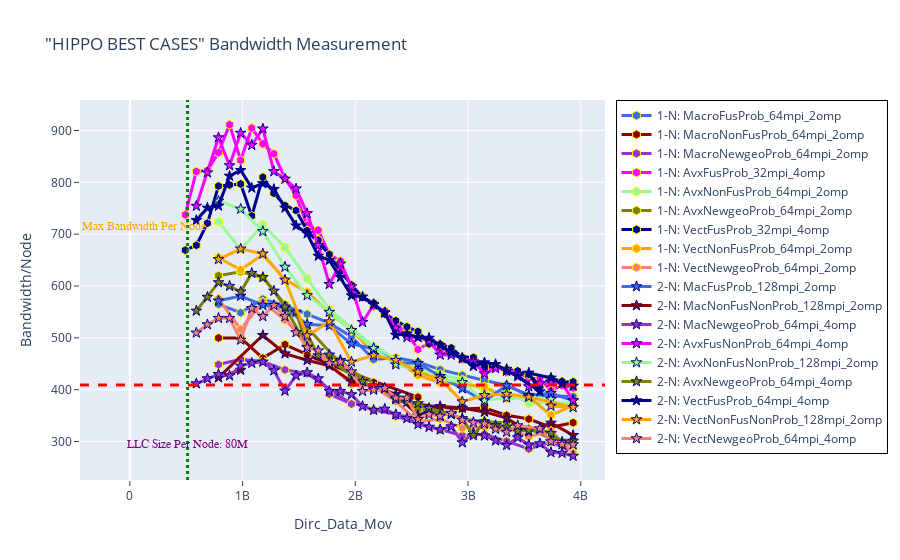

Notebook code cell kept with this figure:
### Markdown cell above
# Bandwidth HIPPO BEST CASES

### Code cell
fig = go.Figure() 

# Node 1
# Macro
fig.add_trace(go.Scatter(x=(dfn1MacFusProb_64mpi_2omp.Dirc_Data_Mov*(dfn1MacFusProb_64mpi_2omp.MPI_size)), 
                         y=(dfn1MacFusProb_64mpi_2omp.BAND*(dfn1MacFusProb_64mpi_2omp.MPI_size)), 
                         mode='lines+markers', 
                         name='1-N: MacroFusProb_64mpi_2omp',
                         line=dict(color='royalblue',width=3),
                         marker=dict(symbol='hexagon',size=9,line=dict(color='yellow',width=1))))

fig.add_trace(go.Scatter(x=(dfn1MacNonFusProb_64mpi_2omp.Dirc_Data_Mov*(dfn1MacNonFusProb_64mpi_2omp.MPI_size)), 
                         y=(dfn1MacNonFusProb_64mpi_2omp.BAND*(dfn1MacNonFusProb_64mpi_2omp.MPI_size)), 
                         mode='lines+markers', 
                         name='1-N: MacroNonFusProb_64mpi_2omp',
                         line=dict(color='darkred',width=3),
                         marker=dict(symbol='hexagon',size=9, line=dict(color='yellow',width=1))))

fig.add_trace(go.Scatter(x=(dfn1MacNewgeoProb_64mpi_2omp.Dirc_Data_Mov*(dfn1MacNewgeoProb_64mpi_2omp.MPI_size)), 
                         y=(dfn1MacNewgeoProb_64mpi_2omp.BAND*(dfn1MacNewgeoProb_64mpi_2omp.MPI_size)), 
                         mode='lines+markers', 
                         name='1-N: MacroNewgeoProb_64mpi_2omp',
                         line=dict(color='darkorchid',width=3),
                         marker=dict(symbol='hexagon',size=9, line=dict(color='yellow',width=1))))

# AVX

fig.add_trace(go.Scatter(x=(dfn1AvxFusProb_32mpi_4omp.Dirc_Data_Mov*(dfn1AvxFusProb_32mpi_4omp.MPI_size)), 
                         y=(dfn1AvxFusProb_32mpi_4omp.BAND*(dfn1AvxFusProb_32mpi_4omp.MPI_size)), 
                         mode='lines+markers', 
                         name='1-N: AvxFusProb_32mpi_4omp',
                         line=dict(color='magenta',width=3),
                         marker=dict(symbol='hexagon',size=9, line=dict(color='yellow',width=1))))

fig.add_trace(go.Scatter(x=(dfn1AvxNonFusProb_64mpi_2omp.Dirc_Data_Mov*(dfn1AvxNonFusProb_64mpi_2omp.MPI_size)), 
                         y=(dfn1AvxNonFusProb_64mpi_2omp.BAND*(dfn1AvxNonFusProb_64mpi_2omp.MPI_size)), 
                         mode='lines+markers', 
                         name='1-N: AvxNonFusProb_64mpi_2omp',
                         line=dict(color='palegreen',width=3),
                         marker=dict(symbol='hexagon',size=9, line=dict(color='yellow',width=1))))

fig.add_trace(go.Scatter(x=(dfn1AvxNewgeoProb_64mpi_2omp.Dirc_Data_Mov*(dfn1AvxNewgeoProb_64mpi_2omp.MPI_size)), 
                         y=(dfn1AvxNewgeoProb_64mpi_2omp.BAND*(dfn1AvxNewgeoProb_64mpi_2omp.MPI_size)), 
                         mode='lines+markers', 
                         name='1-N: AvxNewgeoProb_64mpi_2omp',
                         line=dict(color='olive',width=3),
                         marker=dict(symbol='hexagon',size=9, line=dict(color='yellow',width=1))))

# VECT

fig.add_trace(go.Scatter(x=(dfn1VectFusProb_32mpi_4omp.Dirc_Data_Mov*(dfn1VectFusProb_32mpi_4omp.MPI_size)), 
                         y=(dfn1VectFusProb_32mpi_4omp.BAND*(dfn1VectFusProb_32mpi_4omp.MPI_size)), 
                         mode='lines+markers', 
                         name='1-N: VectFusProb_32mpi_4omp',
                         line=dict(color='darkblue',width=3),
                         marker=dict(symbol='hexagon',size=9, line=dict(color='yellow',width=1))))

fig.add_trace(go.Scatter(x=(dfn1VectNonFusProb_64mpi_2omp.Dirc_Data_Mov*(dfn1VectNonFusProb_64mpi_2omp.MPI_size)), 
                         y=(dfn1VectNonFusProb_64mpi_2omp.BAND*(dfn1VectNonFusProb_64mpi_2omp.MPI_size)), 
                         mode='lines+markers', 
                         name='1-N: VectNonFusProb_64mpi_2omp',
                         line=dict(color='orange',width=3),
                         marker=dict(symbol='hexagon',size=9,line=dict(color='yellow',width=1))))

fig.add_trace(go.Scatter(x=(dfn1VectNewgeoProb_64mpi_2omp.Dirc_Data_Mov*(dfn1VectNewgeoProb_64mpi_2omp.MPI_size)), 
                         y=(dfn1VectNewgeoProb_64mpi_2omp.BAND*(dfn1VectNewgeoProb_64mpi_2omp.MPI_size)), 
                         mode='lines+markers', 
                         name='1-N: VectNewgeoProb_64mpi_2omp',
                         line=dict(color='salmon',width=3),
                         marker=dict(symbol='hexagon',size=9,line=dict(color='yellow',width=1))))




# Node 2
# Macro
fig.add_trace(go.Scatter(x=(dfn2MacFusProb_128mpi_2omp.Dirc_Data_Mov*(dfn2MacFusProb_128mpi_2omp.MPI_size/2)), 
                         y=(dfn2MacFusProb_128mpi_2omp.BAND*(dfn2MacFusProb_128mpi_2omp.MPI_size/2)), 
                         mode='lines+markers', 
                         name='2-N: MacFusProb_128mpi_2omp',
                         line=dict(color='royalblue',width=3),
                         marker=dict(symbol='star',size=8,line=dict(color='darkblue',width=1))))

fig.add_trace(go.Scatter(x=(dfn2MacNonFusNonProb_128mpi_2omp.Dirc_Data_Mov*(dfn2MacNonFusNonProb_128mpi_2omp.MPI_size/2)), 
                         y=(dfn2MacNonFusNonProb_128mpi_2omp.BAND*(dfn2MacNonFusNonProb_128mpi_2omp.MPI_size/2)), 
                         mode='lines+markers', 
                         name='2-N: MacNonFusNonProb_128mpi_2omp',
                         line=dict(color='darkred',width=3),
                         marker=dict(symbol='star',size=8, line=dict(color='darkblue',width=1))))

fig.add_trace(go.Scatter(x=(dfn2MacNewgeoProb_64mpi_4omp.Dirc_Data_Mov*(dfn2MacNewgeoProb_64mpi_4omp.MPI_size/2)), 
                         y=(dfn2MacNewgeoProb_64mpi_4omp.BAND*(dfn2MacNewgeoProb_64mpi_4omp.MPI_size/2)), 
                         mode='lines+markers', 
                         name='2-N: MacNewgeoProb_64mpi_4omp',
                         line=dict(color='darkorchid',width=3),
                         marker=dict(symbol='star',size=8, line=dict(color='darkblue',width=1))))


# AVX
fig.add_trace(go.Scatter(x=(dfn2AvxFusProb_64mpi_4omp.Dirc_Data_Mov*(dfn2AvxFusProb_64mpi_4omp.MPI_size/2)), 
                         y=(dfn2AvxFusProb_64mpi_4omp.BAND*(dfn2AvxFusProb_64mpi_4omp.MPI_size/2)), 
                         mode='lines+markers', 
                         name='2-N: AvxFusNonProb_64mpi_4omp',
                          line=dict(color='magenta',width=3),
                         marker=dict(symbol='star',size=8, line=dict(color='darkblue',width=1))))

fig.add_trace(go.Scatter(x=(dfn2AvxNonFusNonProb_128mpi_2omp.Dirc_Data_Mov*(dfn2AvxNonFusNonProb_128mpi_2omp.MPI_size/2)), 
                         y=(dfn2AvxNonFusNonProb_128mpi_2omp.BAND*(dfn2AvxNonFusNonProb_128mpi_2omp.MPI_size/2)), 
                         mode='lines+markers', 
                         name='2-N: AvxNonFusNonProb_128mpi_2omp',
                         line=dict(color='palegreen',width=3),
                         marker=dict(symbol='star',size=8, line=dict(color='darkblue',width=1))))

fig.add_trace(go.Scatter(x=(dfn2AvxNewgeoProb_64mpi_4omp.Dirc_Data_Mov*(dfn2AvxNewgeoProb_64mpi_4omp.MPI_size/2)), 
                         y=(dfn2AvxNewgeoProb_64mpi_4omp.BAND*(dfn2AvxNewgeoProb_64mpi_4omp.MPI_size/2)), 
                         mode='lines+markers', 
                         name='2-N: AvxNewgeoProb_64mpi_4omp',
                         line=dict(color='olive',width=3),
                         marker=dict(symbol='star',size=8, line=dict(color='darkblue',width=1))))


# VECT
fig.add_trace(go.Scatter(x=(dfn2VectFusProb_64mpi_4omp.Dirc_Data_Mov*(dfn2VectFusProb_64mpi_4omp.MPI_size/2)), 
                         y=(dfn2VectFusProb_64mpi_4omp.BAND*(dfn2VectFusProb_64mpi_4omp.MPI_size/2)), 
                         mode='lines+markers', 
                         name='2-N: VectFusProb_64mpi_4omp',
                         line=dict(color='darkblue',width=3),
                         marker=dict(symbol='star',size=8, line=dict(color='darkblue',width=1))))

fig.add_trace(go.Scatter(x=(dfn2VectNonFusNonProb_128mpi_2omp.Dirc_Data_Mov*(dfn2VectNonFusNonProb_128mpi_2omp.MPI_size/2)), 
                         y=(dfn2VectNonFusNonProb_128mpi_2omp.BAND*(dfn2VectNonFusNonProb_128mpi_2omp.MPI_size/2)), 
                         mode='lines+markers', 
                         name='2-N: VectNonFusNonProb_128mpi_2omp',
                         line=dict(color='orange',width=3),
                         marker=dict(symbol='star',size=8,line=dict(color='darkblue',width=1))))

fig.add_trace(go.Scatter(x=(dfn2VectNewgeoProb_64mpi_4omp.Dirc_Data_Mov*(dfn2VectNewgeoProb_64mpi_4omp.MPI_size/2)), 
                         y=(dfn2VectNewgeoProb_64mpi_4omp.BAND*(dfn2VectNewgeoProb_64mpi_4omp.MPI_size/2)), 
                         mode='lines+markers', 
                         name='2-N: VectNewgeoProb_64mpi_4omp',
                         line=dict(color='salmon',width=3),
                         marker=dict(symbol='star',size=8,line=dict(color='darkblue',width=1))))





# Adding vertical and horizontal lines 
fig.add_vline(x=512e6, line_width=3, line_dash="dot", line_color="green")
fig.add_hline(y=409, line_width=3, line_dash="dash", line_color="red")

# Add annotation with arrow
fig.add_annotation(
    x='512e6'
    , y=280
    , text=f'LLC Size Per Node: 80M'
    , yanchor='bottom'
    , showarrow=False
    , arrowhead=1
    , arrowsize=1
    , arrowwidth=2
    , arrowcolor="#636363"
    , ax=-20
    , ay=-30
    , font=dict(size=12, color="purple", family="Sans Serif")
    , align="left"
    ,)

fig.add_annotation(
    x='130e6'
    , y=700
    , text=f'Max Bandwidth Per Node'
    , yanchor='bottom'
    , showarrow=False
    , arrowhead=1
    , arrowsize=1
    , arrowwidth=2
    , arrowcolor="#636363"
    , ax=-20
    , ay=-30
    , font=dict(size=12, color="orange", family="Sans Serif")
    , align="left"
    ,)


fig.update_layout(title='"HIPPO BEST CASES" Bandwidth Measurement',
                  xaxis_title='Dirc_Data_Mov', yaxis_title='Bandwidth/Node', 
                  xaxis=dict(ticks="outside"),  
                  yaxis=dict(ticks="outside"),
                  legend=go.layout.Legend(bordercolor="black",borderwidth=1))

### Figure 1 — Plotly figure (JSON) as saved in the notebook; plotly's stock layout.template omitted (floating-point values rounded to 4 significant figures)
{"data": [{"line": {"color": "royalblue", "width": 3}, "marker": {"line": {"color": "yellow", "width": 1}, "size": 9, "symbol": "hexagon"}, "mode": "lines+markers", "name": "1-N: MacroFusProb_64mpi_2omp", "type": "scatter", "x": [786432000, 983040000, 1179648000, 1376256000, 1572864000, 1769472000, 1966080000, 2162688000, 2359296000, 2555904000, 2752512000, 2949120000, 3145728000, 3342336000, 3538944000, 3932160000], "y": [564.7, 548.5, 574.8, 562.0, 545.6, 528.6, 502.3, 458.3, 461.6, 453.4, 438.6, 428.0, 417.6, 408.8, 388.3, 387.0]}, {"line": {"color": "darkred", "width": 3}, "marker": {"line": {"color": "yellow", "width": 1}, "size": 9, "symbol": "hexagon"}, "mode": "lines+markers", "name": "1-N: MacroNonFusProb_64mpi_2omp", "type": "scatter", "x": [786432000, 983040000, 1179648000, 1376256000, 1769472000, 1572864000, 2162688000, 1966080000, 2555904000, 2359296000, 2752512000, 2949120000, 3145728000, 3342336000, 3538944000, 3735552000, 3932160000], "y": [499.8, 499.8, 460.8, 487.0, 448.7, 467.0, 414.1, 431.8, 385.5, 378.4, 366.0, 362.8, 364.5, 350.6, 343.3, 327.7, 336.4]}, {"line": {"color": "darkorchid", "width": 3}, "marker": {"line": {"color": "yellow", "width": 1}, "size": 9, "symbol": "hexagon"}, "mode": "lines+markers", "name": "1-N: MacroNewgeoProb_64mpi_2omp", "type": "scatter", "x": [786432000, 983040000, 1179648000, 1376256000, 1572864000, 1966080000, 1769472000, 2162688000, 2555904000, 2359296000, 2752512000, 2949120000, 3145728000, 3342336000, 3538944000, 3735552000, 3932160000], "y": [448.5, 458.7, 454.6, 438.3, 431.0, 372.4, 391.6, 360.8, 343.7, 348.6, 322.9, 311.7, 314.2, 300.8, 285.7, 299.3, 279.9]}, {"line": {"color": "magenta", "width": 3}, "marker": {"line": {"color": "yellow", "width": 1}, "size": 9, "symbol": "hexagon"}, "mode": "lines+markers", "name": "1-N: AvxFusProb_32mpi_4omp", "type": "scatter", "x": [491520000, 589824000, 688128000, 786432000, 884736000, 983040000, 1081344000, 1179648000, 1277952000, 1376256000, 1474560000, 1572864000, 1671168000, 1769472000, 1867776000, 1966080000, 2064384000, 2162688000, 2260992000, 2359296000, 2457600000, 2555904000, 2654208000, 2752512000, 2850816000, 2949120000, 3047424000, 3145728000, 3244032000, 3342336000, 3440640000, 3538944000, 3637248000, 3735552000, 3833856000, 3932160000], "y": [737.3, 821.0, 822.8, 857.4, 911.3, 842.5, 904.7, 874.2, 855.1, 807.8, 774.6, 717.2, 707.8, 660.9, 648.2, 596.8, 579.9, 560.9, 551.9, 525.8, 509.8, 477.6, 490.0, 475.8, 472.0, 458.2, 453.3, 432.9, 445.8, 433.9, 433.3, 422.6, 420.6, 398.1, 408.2, 403.4]}, {"line": {"color": "palegreen", "width": 3}, "marker": {"line": {"color": "yellow", "width": 1}, "size": 9, "symbol": "hexagon"}, "mode": "lines+markers", "name": "1-N: AvxNonFusProb_64mpi_2omp", "type": "scatter", "x": [786432000, 983040000, 1179648000, 1376256000, 1572864000, 1769472000, 2162688000, 1966080000, 2359296000, 2555904000, 2752512000, 2949120000, 3145728000, 3342336000, 3538944000, 3735552000, 3932160000], "y": [724.2, 670.3, 718.2, 674.2, 614.5, 555.2, 482.7, 513.5, 457.6, 442.6, 429.9, 418.9, 397.3, 396.5, 373.5, 376.8, 373.1]}, {"line": {"color": "olive", "width": 3}, "marker": {"line": {"color": "yellow", "width": 1}, "size": 9, "symbol": "hexagon"}, "mode": "lines+markers", "name": "1-N: AvxNewgeoProb_64mpi_2omp", "type": "scatter", "x": [786432000, 983040000, 1179648000, 1376256000, 1572864000, 1966080000, 1769472000, 2359296000, 2162688000, 2555904000, 2752512000, 2949120000, 3145728000, 3342336000, 3538944000, 3735552000, 3932160000], "y": [620.0, 627.5, 616.6, 564.4, 520.1, 427.3, 458.9, 389.8, 406.9, 362.1, 357.4, 343.9, 338.4, 336.4, 324.7, 305.6, 301.1]}, {"line": {"color": "darkblue", "width": 3}, "marker": {"line": {"color": "yellow", "width": 1}, "size": 9, "symbol": "hexagon"}, "mode": "lines+markers", "name": "1-N: VectFusProb_32mpi_4omp", "type": "scatter", "x": [491520000, 589824000, 688128000, 786432000, 884736000, 983040000, 1081344000, 1179648000, 1277952000, 1376256000, 1474560000, 1572864000, 1769472000, 1671168000, 1867776000, 1966080000, 2064384000, 2162688000, 2260992000, 2359296000, 2457600000, 2555904000, 2654208000, 2752512000, 2850816000, 2949120000, 3047424000, 3145728000, 3244032000, 3342336000, 3440640000, 3538944000, 3637248000, 3735552000, 3833856000, 3932160000], "y": [669.2, 678.5, 721.1, 792.8, 795.0, 796.9, 735.1, 809.9, 778.8, 755.3, 745.8, 707.1, 661.0, 688.4, 628.5, 601.8, 578.1, 567.0, 545.8, 533.1, 521.3, 512.3, 488.3, 487.7, 480.6, 462.2, 462.2, 442.0, 447.3, 438.9, 436.2, 429.4, 406.9, 422.4, 416.0, 415.2]}, {"line": {"color": "orange", "width": 3}, "marker": {"line": {"color": "yellow", "width": 1}, "size": 9, "symbol": "hexagon"}, "mode": "lines+markers", "name": "1-N: VectNonFusProb_64mpi_2omp", "type": "scatter", "x": [786432000, 983040000, 1179648000, 1376256000, 1572864000, 1769472000, 1966080000, 2162688000, 2359296000, 2555904000, 2752512000, 2949120000, 3145728000, 3342336000, 3538944000, 3735552000, 3932160000], "y": [654.4, 631.2, 660.7, 612.2, 588.3, 547.5, 515.3, 470.8, 456.8, 427.8, 413.5, 409.7, 406.1, 382.9, 386.5, 350.8, 369.7]}, {"line": {"color": "salmon", "width": 3}, "marker": {"line": {"color": "yellow", "width": 1}, "size": 9, "symbol": "hexagon"}, "mode": "lines+markers", "name": "1-N: VectNewgeoProb_64mpi_2omp", "type": "scatter", "x": [786432000, 983040000, 1179648000, 1376256000, 1572864000, 1769472000, 1966080000, 2162688000, 2359296000, 2555904000, 2752512000, 2949120000, 3145728000, 3342336000, 3538944000, 3735552000, 3932160000], "y": [575.4, 516.7, 569.3, 534.3, 493.6, 448.4, 410.6, 405.6, 377.5, 337.8, 343.7, 326.2, 327.8, 326.3, 309.3, 320.5, 277.8]}, {"line": {"color": "royalblue", "width": 3}, "marker": {"line": {"color": "darkblue", "width": 1}, "size": 8, "symbol": "star"}, "mode": "lines+markers", "name": "2-N: MacFusProb_128mpi_2omp", "type": "scatter", "x": [786432000, 983040000, 1179648000, 1376256000, 1572864000, 1769472000, 1966080000, 2162688000, 2359296000, 2555904000, 2752512000, 2949120000, 3145728000, 3342336000, 3538944000, 3735552000, 3932160000], "y": [571.4, 580.7, 563.2, 557.7, 526.2, 523.4, 488.5, 478.9, 452.1, 451.0, 426.0, 402.2, 377.8, 408.2, 389.5, 393.2, 379.1]}, {"line": {"color": "darkred", "width": 3}, "marker": {"line": {"color": "darkblue", "width": 1}, "size": 8, "symbol": "star"}, "mode": "lines+markers", "name": "2-N: MacNonFusNonProb_128mpi_2omp", "type": "scatter", "x": [983040000, 786432000, 1179648000, 1376256000, 1572864000, 1769472000, 1966080000, 2162688000, 2359296000, 2555904000, 2752512000, 2949120000, 3145728000, 3342336000, 3538944000, 3735552000, 3932160000], "y": [437.8, 423.4, 505.0, 469.6, 456.7, 446.0, 415.4, 407.6, 391.1, 350.5, 367.8, 364.8, 357.1, 345.1, 319.0, 335.9, 312.1]}, {"line": {"color": "darkorchid", "width": 3}, "marker": {"line": {"color": "darkblue", "width": 1}, "size": 8, "symbol": "star"}, "mode": "lines+markers", "name": "2-N: MacNewgeoProb_64mpi_4omp", "type": "scatter", "x": [589824000, 688128000, 786432000, 884736000, 983040000, 1081344000, 1179648000, 1277952000, 1376256000, 1474560000, 1572864000, 1671168000, 1769472000, 1867776000, 1966080000, 2064384000, 2162688000, 2260992000, 2359296000, 2457600000, 2555904000, 2654208000, 2752512000, 2850816000, 2949120000, 3047424000, 3145728000, 3244032000, 3342336000, 3440640000, 3538944000, 3637248000, 3735552000, 3833856000, 3932160000], "y": [411.8, 421.4, 429.8, 427.1, 445.9, 451.3, 453.6, 436.8, 397.8, 427.2, 433.2, 421.4, 397.3, 397.1, 390.7, 368.0, 360.6, 362.9, 352.3, 344.7, 333.3, 328.0, 322.9, 328.9, 298.0, 316.7, 311.1, 301.7, 292.7, 307.6, 293.8, 296.1, 279.0, 277.7, 272.1]}, {"line": {"color": "magenta", "width": 3}, "marker": {"line": {"color": "darkblue", "width": 1}, "size": 8, "symbol": "star"}, "mode": "lines+markers", "name": "2-N: AvxFusNonProb_64mpi_4omp", "type": "scatter", "x": [589824000, 688128000, 786432000, 884736000, 983040000, 1081344000, 1179648000, 1277952000, 1376256000, 1474560000, 1572864000, 1671168000, 1769472000, 1867776000, 1966080000, 2064384000, 2162688000, 2260992000, 2359296000, 2457600000, 2555904000, 2654208000, 2752512000, 2850816000, 2949120000, 3047424000, 3145728000, 3244032000, 3342336000, 3440640000, 3538944000, 3637248000, 3735552000, 3833856000, 3932160000], "y": [754.3, 818.8, 886.4, 832.5, 895.2, 871.9, 903.4, 821.1, 806.5, 787.8, 740.1, 678.4, 603.5, 642.8, 598.9, 530.2, 563.9, 548.8, 519.3, 501.2, 501.4, 494.0, 467.2, 467.0, 461.7, 454.1, 431.0, 441.2, 439.7, 430.0, 406.0, 411.7, 415.1, 412.0, 378.8]}, {"line": {"color": "palegreen", "width": 3}, "marker": {"line": {"color": "darkblue", "width": 1}, "size": 8, "symbol": "star"}, "mode": "lines+markers", "name": "2-N: AvxNonFusNonProb_128mpi_2omp", "type": "scatter", "x": [786432000, 983040000, 1179648000, 1376256000, 1572864000, 1769472000, 1966080000, 2162688000, 2359296000, 2555904000, 2752512000, 2949120000, 3145728000, 3342336000, 3538944000, 3735552000], "y": [764.1, 748.6, 705.4, 636.7, 582.0, 549.7, 514.5, 480.2, 448.4, 437.3, 420.8, 414.0, 379.1, 384.6, 386.6, 381.4]}, {"line": {"color": "olive", "width": 3}, "marker": {"line": {"color": "darkblue", "width": 1}, "size": 8, "symbol": "star"}, "mode": "lines+markers", "name": "2-N: AvxNewgeoProb_64mpi_4omp", "type": "scatter", "x": [688128000, 589824000, 786432000, 884736000, 983040000, 1081344000, 1179648000, 1277952000, 1376256000, 1572864000, 1474560000, 1671168000, 1769472000, 1867776000, 2064384000, 2162688000, 2260992000, 2359296000, 2457600000, 2555904000, 2752512000, 2654208000, 2850816000, 2949120000, 3047424000, 3145728000, 3244032000, 3342336000, 3440640000, 3538944000, 3637248000, 3735552000, 3833856000, 3932160000], "y": [578.7, 552.0, 606.9, 599.8, 589.0, 624.7, 616.8, 590.5, 559.9, 482.5, 550.0, 465.8, 467.3, 456.9, 416.1, 403.3, 402.5, 381.4, 376.0, 373.4, 348.7, 364.3, 352.3, 344.5, 311.7, 338.5, 331.0, 328.3, 320.4, 321.4, 323.5, 315.7, 299.2, 301.1]}, {"line": {"color": "darkblue", "width": 3}, "marker": {"line": {"color": "darkblue", "width": 1}, "size": 8, "symbol": "star"}, "mode": "lines+markers", "name": "2-N: VectFusProb_64mpi_4omp", "type": "scatter", "x": [589824000, 688128000, 786432000, 884736000, 983040000, 1081344000, 1179648000, 1277952000, 1376256000, 1474560000, 1572864000, 1671168000, 1769472000, 1867776000, 1966080000, 2064384000, 2162688000, 2260992000, 2359296000, 2457600000, 2555904000, 2654208000, 2752512000, 2850816000, 2949120000, 3047424000, 3145728000, 3244032000, 3342336000, 3440640000, 3637248000, 3538944000, 3735552000, 3833856000, 3932160000], "y": [726.7, 750.7, 754.6, 812.3, 823.3, 789.3, 797.7, 786.7, 750.8, 716.4, 701.1, 658.0, 649.9, 616.8, 581.6, 579.1, 564.8, 548.3, 505.4, 508.0, 500.9, 499.8, 485.4, 471.5, 460.1, 445.3, 452.3, 448.9, 436.0, 425.6, 396.3, 432.3, 422.7, 412.2, 407.2]}, {"line": {"color": "orange", "width": 3}, "marker": {"line": {"color": "darkblue", "width": 1}, "size": 8, "symbol": "star"}, "mode": "lines+markers", "name": "2-N: VectNonFusNonProb_128mpi_2omp", "type": "scatter", "x": [786432000, 983040000, 1179648000, 1376256000, 1572864000, 1769472000, 1966080000, 2162688000, 2359296000, 2555904000, 2752512000, 2949120000, 3145728000, 3342336000, 3538944000, 3932160000, 3735552000], "y": [651.4, 671.8, 662.2, 611.8, 504.2, 531.2, 453.5, 466.3, 456.8, 434.5, 420.4, 377.0, 389.1, 391.6, 386.0, 365.9, 368.6]}, {"line": {"color": "salmon", "width": 3}, "marker": {"line": {"color": "darkblue", "width": 1}, "size": 8, "symbol": "star"}, "mode": "lines+markers", "name": "2-N: VectNewgeoProb_64mpi_4omp", "type": "scatter", "x": [589824000, 688128000, 786432000, 884736000, 983040000, 1081344000, 1179648000, 1277952000, 1376256000, 1474560000, 1572864000, 1671168000, 1769472000, 1867776000, 1966080000, 2064384000, 2162688000, 2260992000, 2359296000, 2457600000, 2555904000, 2654208000, 2752512000, 2850816000, 2949120000, 3047424000, 3145728000, 3244032000, 3342336000, 3440640000, 3637248000, 3735552000, 3932160000, 3833856000], "y": [509.7, 525.6, 538.0, 537.7, 496.0, 557.0, 541.5, 562.8, 541.3, 510.4, 481.4, 475.3, 450.8, 453.8, 434.9, 397.2, 399.6, 403.0, 384.3, 384.1, 342.9, 352.3, 349.1, 354.9, 341.5, 337.0, 334.4, 324.2, 318.3, 330.9, 324.9, 300.0, 294.2, 294.4]}], "layout": {"annotations": [{"align": "left", "arrowcolor": "#636363", "arrowhead": 1, "arrowsize": 1, "arrowwidth": 2, "ax": -20, "ay": -30, "font": {"color": "purple", "family": "Sans Serif", "size": 12}, "showarrow": false, "text": "LLC Size Per Node: 80M", "x": "512e6", "y": 280, "yanchor": "bottom"}, {"align": "left", "arrowcolor": "#636363", "arrowhead": 1, "arrowsize": 1, "arrowwidth": 2, "ax": -20, "ay": -30, "font": {"color": "orange", "family": "Sans Serif", "size": 12}, "showarrow": false, "text": "Max Bandwidth Per Node", "x": "130e6", "y": 700, "yanchor": "bottom"}], "legend": {"bordercolor": "black", "borderwidth": 1}, "shapes": [{"line": {"color": "green", "dash": "dot", "width": 3}, "type": "line", "x0": 512000000, "x1": 512000000, "xref": "x", "y0": 0, "y1": 1, "yref": "y domain"}, {"line": {"color": "red", "dash": "dash", "width": 3}, "type": "line", "x0": 0, "x1": 1, "xref": "x domain", "y0": 409, "y1": 409, "yref": "y"}], "title": {"text": "\"HIPPO BEST CASES\" Bandwidth Measurement"}, "xaxis": {"ticks": "outside", "title": {"text": "Dirc_Data_Mov"}}, "yaxis": {"ticks": "outside", "title": {"text": "Bandwidth/Node"}}}}
